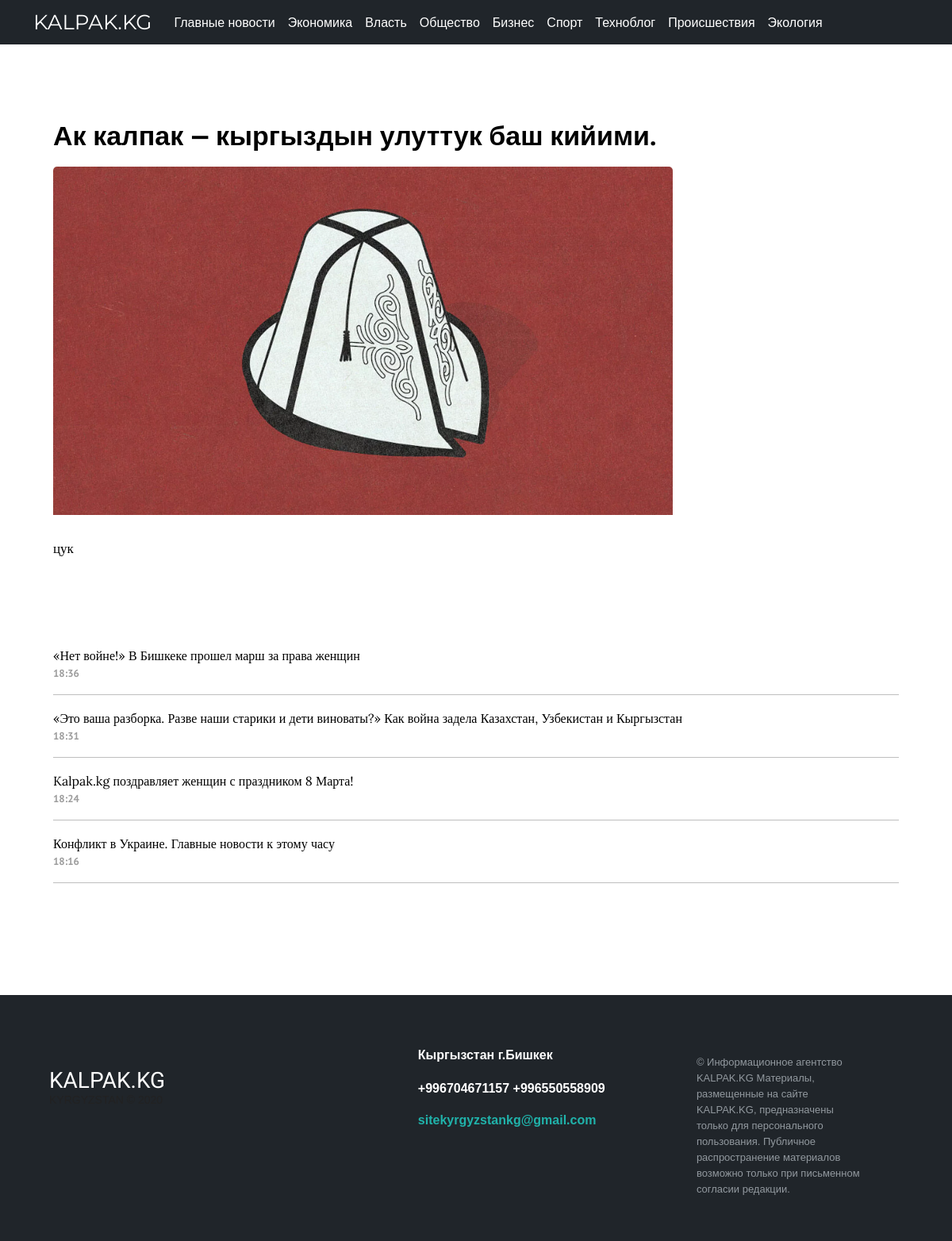
The page /carousel/1/ on the database as committed earlier.
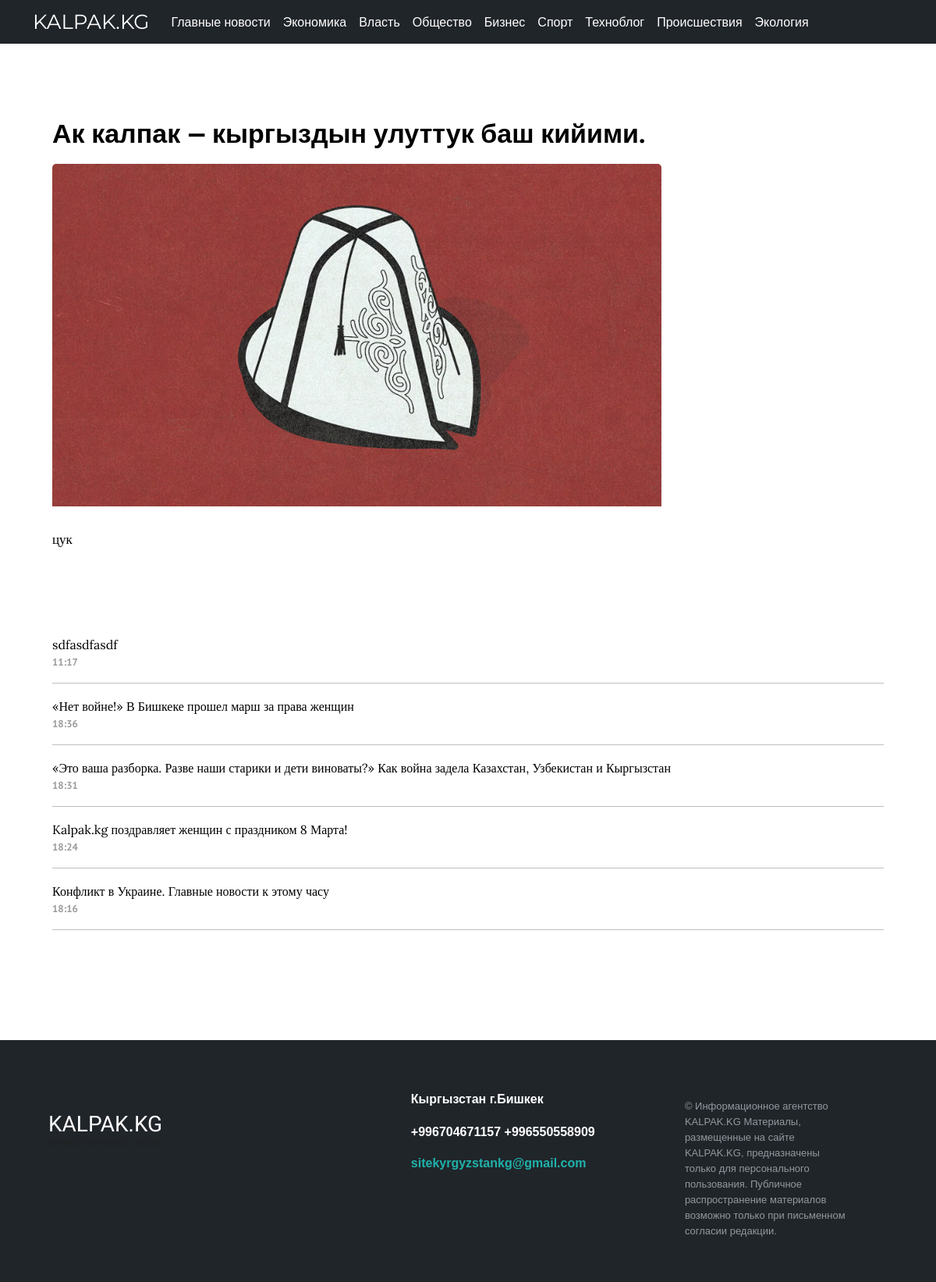
The same page on the database as committed later.
### core/models.py (models this page shows, shortened)
class HeadingArticle(models.Model):
    title = models.CharField(max_length=255)
    class Meta:
        verbose_name = "Рубрика"
        verbose_name_plural = "Рубрики"

class Article(models.Model):
    title = models.CharField(max_length=255, null=True, blank=True)
    text = models.TextField()
    slug = models.SlugField(max_length=255, unique=True, db_index=True, verbose_name="URL", null=True, blank=True)
    author = models.ForeignKey(
        to="Author",
        on_delete=models.SET_NULL,
        null=True, blank=True,
        related_name="article",
        verbose_name=_("Автор")
    )
    heading = models.ForeignKey(
        to="HeadingArticle",
        on_delete=models.PROTECT,
        null=True,
        related_name="article",
        verbose_name=_("Рубрика")
    )
    readers = models.ManyToManyField(
        to=User,
        related_name="readed_articles",
        blank=True,
        verbose_name=_("Читатели")
    )
    views = models.IntegerField(default=0, verbose_name=_("Просмотры"))
    created_at = models.DateTimeField(
        auto_now_add=True,
        null=True,
    )
    main_article = models.BooleanField(default=False, verbose_name=_("Первая новость"))
    margin_article_text = models.BooleanField(default=False, verbose_name=_("Ровнительные новости"))
    text_article = models.BooleanField(default=False, verbose_name=_("Текстовые новости"))
    center_article = models.BooleanField(default=False)
    carousel_block = models.BooleanField(default=False, verbose_name=_("Новости дня"))
    right_panel_article = models.BooleanField(default=False, verbose_name=_("Главные новости"))
    pagination_article = models.BooleanField(default=False, verbose_name=_("Архивные"))
    updated_at = models.DateTimeField(auto_now=True)
    is_active = models.BooleanField(default=True)
    picture = models.ImageField(
        upload_to="articles_image",
        null=True, blank=True,
        verbose_name="Главная картинка статьи"
    )

### core/views.py (the view)
# urls.py: path('carousel/<int:id>/', carousel_page, name="carousel"),
def carousel_page(request, id):
    carousel = get_object_or_404(Carousel, id=id)
    articles = Article.objects.all()
    articles = Article.objects.order_by('-created_at')
    heading = HeadingArticle.objects.all()
    context = {
        "carousel": carousel,
        "articles": articles,
        "heading": heading
    }
    return render(request, "carousel.html", context=context)

### core/templates/carousel.html (shortened to what this page needs)
{% extends 'base.html' %}
{% block content %}
<div class="container">
  <div class="row">
      <div class="col-md-9">
        <div class="black_block_news2 mt-5">
          <h1 class="zago_main01">{{ carousel.title }}</h1>
          {% if carousel.picture %}
              <img class="img-custom mt-2" {% if carousel.picture %} src="{{ carousel.picture.url }}" {% endif %} alt="Article image">
            {% endif %}
            {% autoescape off %}
            <p class="article_text2">{{ carousel.text|linebreaksbr }}</p>
            {% endautoescape %}
          </div>
      </div>
    <div class="col-md-3 mt-5">
    </div>
</div>
</div>
<div class="container">
  <div class="row">
    <div class="col-md-12 mt-5">
      <div class="black_block_news2">
        {% for article in articles %}
          {% if article.right_panel_article %}
            <h1 class="revolut"><a href="{% url 'article' article.slug %}" class="link-text2">{{ article.title }}</a></h1>
            <p class="date_time">{{ article.created_at|date:"H:i" }}</p>
            <hr>
          {% endif %}
        {% endfor %}
      </div>
    </div>
  </div>
</div>
{% endblock %}

### core/templates/base.html (shortened to what this page needs)
{% load static %}
<!DOCTYPE html>
<html lang="en">
<head>
    <link rel="stylesheet" type="text/css" href="{% static 'style.css' %}?{% now "U" %}">
    <link href="https://cdn.jsdelivr.net/npm/bootstrap@5.1.3/dist/css/bootstrap.min.css" rel="stylesheet">
<link href="/docs/5.1/dist/css/bootstrap.min.css" rel="stylesheet">
<body>
  <nav class="navbar fixed-top navbar-expand-lg navbar-dark bg-custom">
      <div class="container">
        <a class="logo" href="{% url 'main' %}">KALPAK.KG</a>
        <div class="collapse navbar-collapse" id="navbarNav">
          <ul class="navbar-nav linkss">
            <li class="nav-item">
              <a class="nav-link text-white" aria-current="page" href="{% url 'right_panel_articles' %}">Главные новости</a>
            </li>
          {% for headings in heading %}
            <li class="nav-item">
              <a class="nav-link text-white" href="{% url 'heading' headings.id %}">{{ headings.title }}</a>
            </li>
          {% endfor %}
          </ul>
        </div>
      </div>
  </nav>
  {% block content %}
  {% endblock %}
<footer class="footer-distributed mt-8">
  <div class="container">
  <div class="footer-left">
  <br>
  <br>
  <h3>KALPAK.KG</h3>
  <p class="footer-company-name">KYRGYZSTAN © 2020</p>
  </div>
  <div class="footer-center">
  <div>
      <p>Кыргызстан г.Бишкек</p>
  </div>
  <div>
      <p>+996704671157</p>
      <p>+996550558909</p>
  </div>
  <div>
      <p><a href="mailto:support@company.com">sitekyrgyzstankg@gmail.com</a></p>
  </div>
  </div>
  <div class="footer-right">
  <p class="footer-company-about">
      © Информационное агентство KALPAK.KG
Материалы, размещенные на сайте KALPAK.KG, предназначены только для персонального пользования. Публичное распространение материалов возможно только при письменном согласии редакции.
  </p>
  </div>
  </div>
</footer>
</head>
</body>
</html>

Rows that differ between the two databases and show on the page:
added Article: title "sdfasdfasdf", created_at "11:17"
